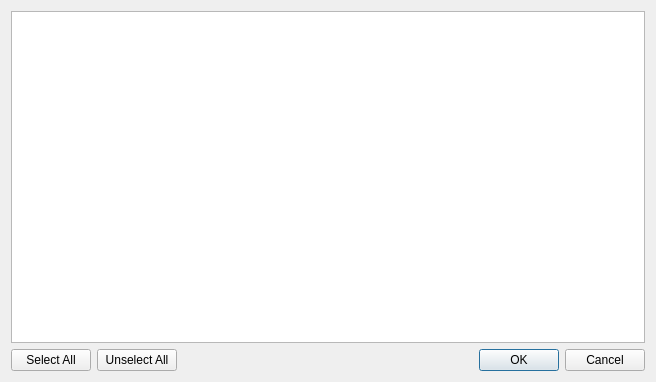
<?xml version="1.0" encoding="UTF-8"?>
<ui version="4.0">
 <class>AssetsDialog</class>
 <widget class="QDialog" name="AssetsDialog">
  <property name="geometry">
   <rect>
    <x>0</x>
    <y>0</y>
    <width>656</width>
    <height>382</height>
   </rect>
  </property>
  <property name="windowTitle">
   <string>Select Assets To Install</string>
  </property>
  <layout class="QVBoxLayout" name="verticalLayout">
   <item>
    <widget class="QListWidget" name="listWidget">
     <property name="alternatingRowColors">
      <bool>true</bool>
     </property>
     <property name="selectionMode">
      <enum>QAbstractItemView::SelectionMode::NoSelection</enum>
     </property>
    </widget>
   </item>
   <item>
    <layout class="QHBoxLayout" name="horizontalLayout">
     <item>
      <widget class="QPushButton" name="selectAllButton">
       <property name="text">
        <string>Select All</string>
       </property>
      </widget>
     </item>
     <item>
      <widget class="QPushButton" name="unselectAllButton">
       <property name="text">
        <string>Unselect All</string>
       </property>
      </widget>
     </item>
     <item>
      <widget class="QDialogButtonBox" name="buttonBox">
       <property name="orientation">
        <enum>Qt::Orientation::Horizontal</enum>
       </property>
       <property name="standardButtons">
        <set>QDialogButtonBox::StandardButton::Cancel|QDialogButtonBox::StandardButton::Ok</set>
       </property>
      </widget>
     </item>
    </layout>
   </item>
  </layout>
 </widget>
 <resources/>
 <connections>
  <connection>
   <sender>buttonBox</sender>
   <signal>accepted()</signal>
   <receiver>AssetsDialog</receiver>
   <slot>accept()</slot>
   <hints>
    <hint type="sourcelabel">
     <x>248</x>
     <y>254</y>
    </hint>
    <hint type="destinationlabel">
     <x>157</x>
     <y>274</y>
    </hint>
   </hints>
  </connection>
  <connection>
   <sender>buttonBox</sender>
   <signal>rejected()</signal>
   <receiver>AssetsDialog</receiver>
   <slot>reject()</slot>
   <hints>
    <hint type="sourcelabel">
     <x>316</x>
     <y>260</y>
    </hint>
    <hint type="destinationlabel">
     <x>286</x>
     <y>274</y>
    </hint>
   </hints>
  </connection>
 </connections>
</ui>
